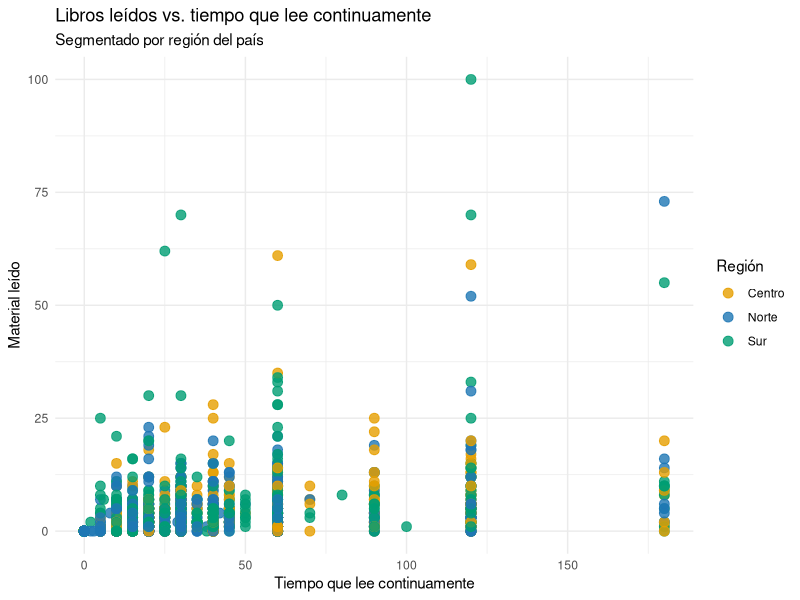
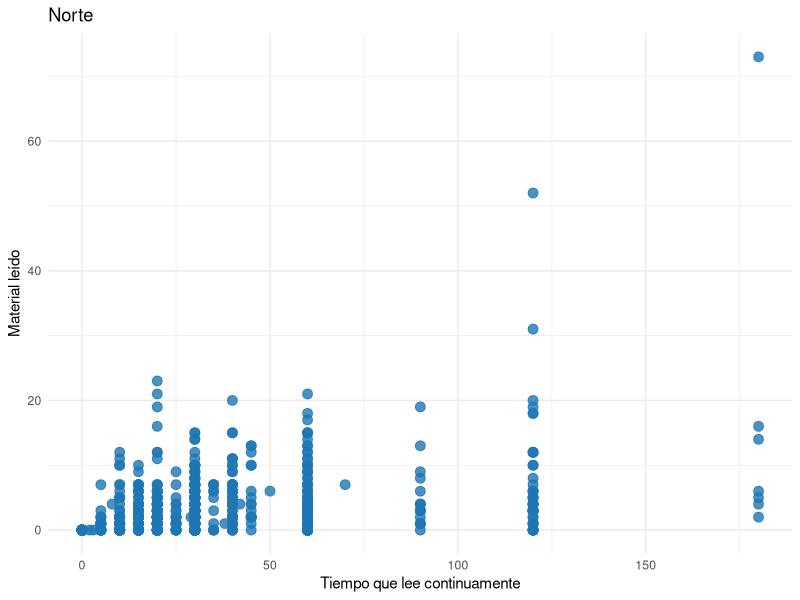
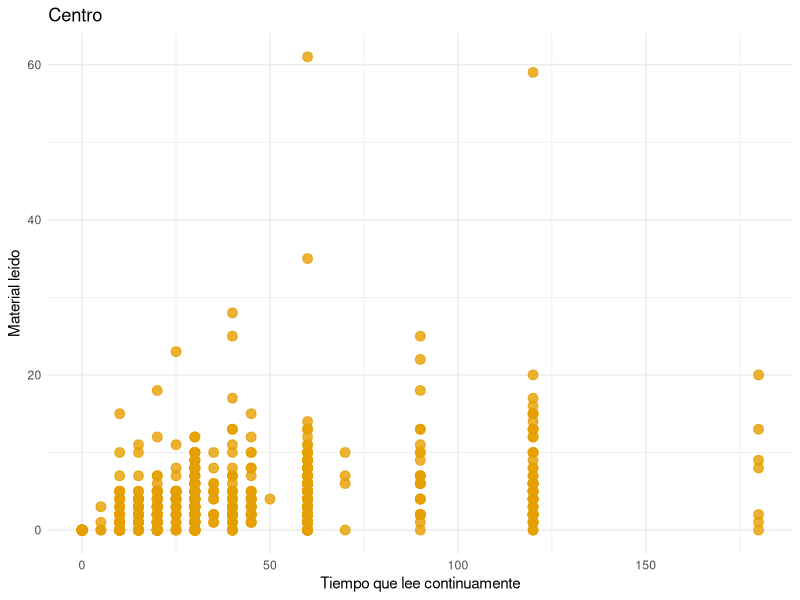
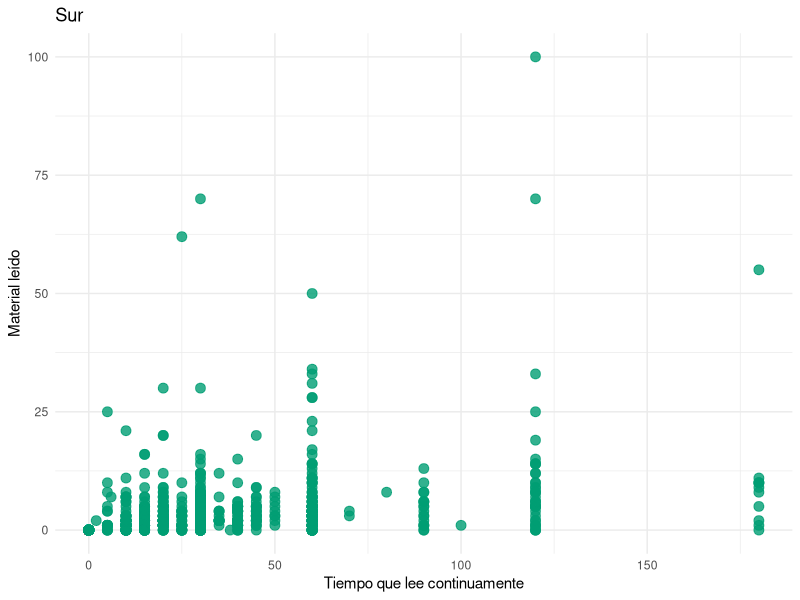

Here is the R script that generated these plots, in order:
## ---- chunk 1
library(tidyverse)
library(here)

Mfinal = read.csv("DATA.csv")

## ---- chunk 2
library(dplyr)
library(ggplot2)

# -----------------------
# 1️⃣ Tabla de mapeo
# -----------------------
clave_region <- data.frame(
  entidad = as.character(1:32),  # convertir a character
  region  = c(
    "Centro","Norte","Norte","Sur","Norte","Sur","Sur","Norte",
    "Centro","Norte","Centro","Sur","Centro","Sur","Centro","Centro",
    "Centro","Norte","Norte","Sur","Sur","Centro","Sur","Norte",
    "Norte","Norte","Sur","Norte","Centro","Sur","Sur","Norte"
  ),
  stringsAsFactors = FALSE
)

# -----------------------
# 2️⃣ Asegurar que Mfinal$entidad sea character
# -----------------------
Mfinal$entidad <- as.character(Mfinal$entidad)

# -----------------------
# 3️⃣ Join con el mapa de regiones
# -----------------------
Mfinal <- Mfinal %>%
  left_join(clave_region, by = "entidad")

# Verificar si la columna region se creó
head(Mfinal[, c("entidad","region")], 10)

## ---- chunk 3
palette_region <- c("Norte"="#1F77B4","Centro"="#E69F00","Sur"="#009E73")

ggplot(Mfinal, aes(x=p26, y=material_leido, color=region)) +
  geom_point(size=3, alpha=0.8) +
  scale_color_manual(values=palette_region) +
  labs(
    title="Libros leídos vs. tiempo que lee continuamente",
    subtitle="Segmentado por región del país",
    x="Tiempo que lee continuamente",
    y="Material leído",
    color="Región"
  ) +
  theme_minimal()

## ---- chunk 4
# Filtrar Norte
ggplot(Mfinal %>% filter(region=="Norte"), aes(x = p26, y = material_leido)) +
  geom_point(color="#1F77B4", size=3, alpha=0.8) +
  labs(title="Norte", x="Tiempo que lee continuamente", y="Material leído") +
  theme_minimal()

# Filtrar Centro
ggplot(Mfinal %>% filter(region=="Centro"), aes(x = p26, y = material_leido)) +
  geom_point(color="#E69F00", size=3, alpha=0.8) +
  labs(title="Centro", x="Tiempo que lee continuamente", y="Material leído") +
  theme_minimal()

# Filtrar Sur
ggplot(Mfinal %>% filter(region=="Sur"), aes(x = p26, y = material_leido)) +
  geom_point(color="#009E73", size=3, alpha=0.8) +
  labs(title="Sur", x="Tiempo que lee continuamente", y="Material leído") +
  theme_minimal()
